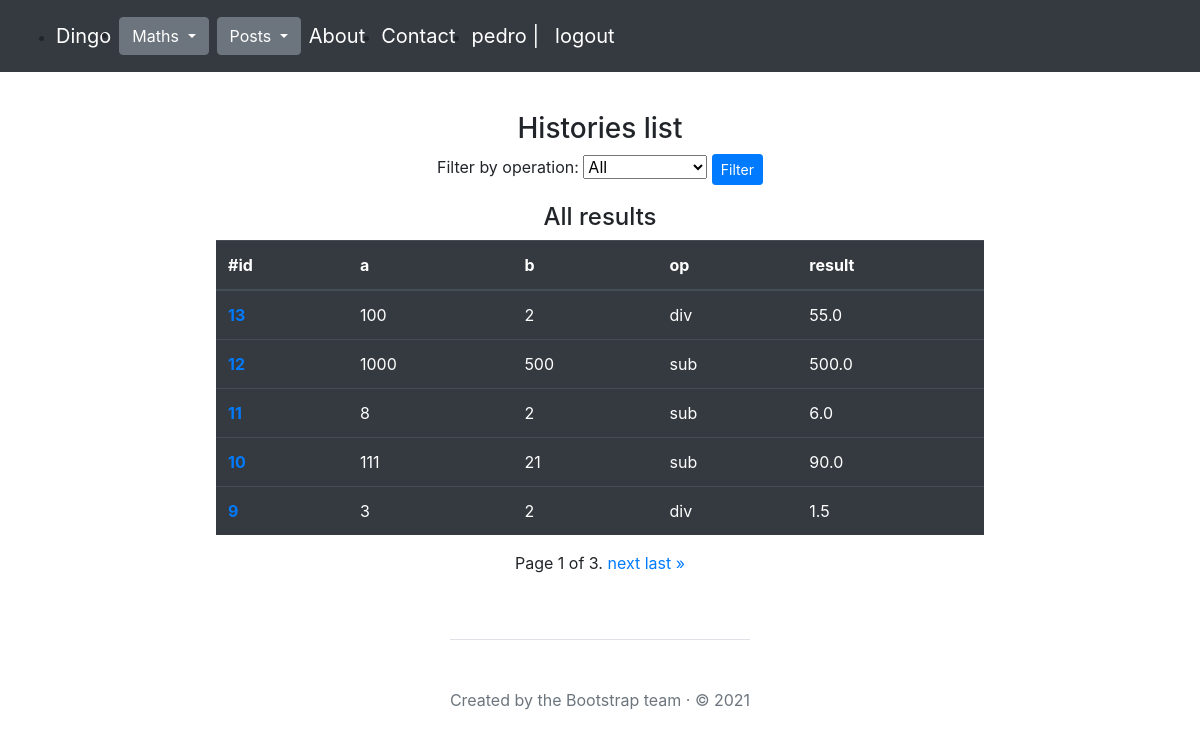
/maths/histories/ (signed in), run on the app's committed database.
### maths/models.py (models this page shows, shortened)
class Math(models.Model):
    class Meta:
        ordering = ["-id"]
    operation = models.CharField(max_length=5, choices=OPERATION_CHOICES)
    a = models.IntegerField()
    b = models.IntegerField()
    created = models.DateTimeField(auto_now_add=True)
    result = models.ForeignKey(
        'maths.Result',
        on_delete=models.CASCADE,
        null=True,
        blank=True
    )

class Result(models.Model):
    value = models.FloatField(blank=True, null=True, unique=True)
    error = models.CharField(
        max_length=255,
        null=True,
        blank=True,
        unique=True
    )
    class Meta:
        constraints = [
            models.CheckConstraint(
                name="%(app_label)s_%(class)s_value_error_together",
                check=(
                    models.Q(
                        value__isnull=False,
                        error__isnull=True,
                    )
                    | models.Q(
                        value__isnull=True,
                        error__isnull=False,
                    )
                ),
            )
        ]

### maths/views.py (the view)
# urls.py: path('histories/', maths_list, name="list"),
@login_required
def maths_list(request):
    maths = Math.objects.all()
    page_number = request.GET.get('page')
    operation_filter = request.GET.get('operation')
    if operation_filter:
        maths = Math.objects.filter(operation=operation_filter)
    paginator = Paginator(maths, 5)
    maths = paginator.get_page(page_number)
    return render(
        request=request,
        template_name="maths/list.html",
        context={"maths": maths,
                 "operation_filter": operation_filter,
                }
    )

### maths/templates/maths/list.html (shortened to what this page needs)
{% extends "main.html" %}
{% block content %}
<div class="mt-3 d-flex flex-column align-items-center justify-content-center">
<h3>Histories list</h3>
<form method="get" action="{% url 'maths:list' %}">
    <label for="operation">Filter by operation:</label>
    <select name="operation" id="operation">
        <option value="">All</option>
    </select>
    <button class="btn btn-sm btn-primary" type="submit">Filter</button>
</form>
    {% if operation_filter %}
        <h4 class="mt-3">Filtered by opetarion: {{ operation_filter }}</h4>
    {% else %}
        <h4 class="mt-3">All results</h4>
    {% endif %}
    <div class="table-responsive">
        <table class="table table-dark">
          <thead>
            <tr>
              <th scope="col">#id</th>
              <th scope="col">a</th>
              <th scope="col">b</th>
              <th scope="col">op</th>
              <th scope="col">result</th>
            </tr>
          </thead>
          <tbody>
            {% if maths %}
            {% for m in maths %}
              <tr>
                <th scope="row"><a href="{% url "maths:details" m.id %}">{{ m.id }}</a></th>
                <td>{{ m.a }}</td>
                <td>{{ m.b }}</td>
                <td>{{ m.operation }}</td>
                {% if m.result.value %}
                <td>{{ m.result.value }}</td>
                {% else %}
                <td>{{ m.result.error }}</td>
                {% endif %}
              </tr>
            {% endfor %}
            {% else %}
            No results
            {% endif %}
            </tbody>
        </table>
      </div>
    <div class="pagination">
    <span class="step-links">
        <span class="current">
            Page {{ maths.number }} of {{ maths.paginator.num_pages }}.
        </span>
        {% if maths.has_next %}
            <a href="?page={{ maths.next_page_number }}">next</a>
            <a href="?page={{ maths.paginator.num_pages }}">last »</a>
        {% endif %}
    </span>
    </div>
  </div>
{% endblock %}

### templates/main.html (shortened to what this page needs)
{% load bootstrap4 %}
<!doctype html>
<html lang="en">
<head>
    <link rel="stylesheet" href="https://stackpath.bootstrapcdn.com/bootstrap/4.5.0/css/bootstrap.min.css">
    {% load static %}
    <link rel="stylesheet" type="text/css" href="{% static 'maths/css/style.css' %}">
</head>
<body>
    <div class="col-lg-8 mx-auto p-3 py-md-5">
        <nav class="navbar navbar-expand-md navbar-dark bg-dark fixed-top py-0 d-flex flex-row justify-content-between align-items-center">
            <div class="collapse navbar-collapse d-flex flex-row align-items-end justify-content-start mt-3" id="navbarsExampleDefault">
                <ul class="d-flex flex-row align-items-center justify-content-center">
                    <li><a class="navbar-brand mr-2" href="/greetings">Dingo</a></li>
                    <li>
                        <div class="btn-group mr-2">
                            <button type="button" class="btn btn-secondary dropdown-toggle" data-toggle="dropdown" aria-haspopup="true" aria-expanded="false">
                                Maths
                            </button>
                        </div>
                    </li>
                    <li>
                        <div class="btn-group mr-2">
                            <button type="button" class="btn btn-secondary dropdown-toggle" data-toggle="dropdown" aria-haspopup="true" aria-expanded="false">
                                Posts
                            </button>
                        </div>
                    </li>
                    <li><a class="navbar-brand" href="/greetings/about">About</a></li>
                    <li><a class="navbar-brand" href="/greetings/contact">Contact</a></li>
                    <li>
                        {% if user.is_authenticated %}
                            <a class="navbar-brand">
                                {{ user.username }} | <a class="navbar-brand" href="{% url 'logout' %}">logout</a>
                            </a>
                        {% else %}
                           <a class="navbar-brand" href="{% url 'login' %}">login</a>
                        {% endif %}
                    </li>
                </ul>
            </div>
        </nav>
        <main>
            <div id="content" class="mt-5">
                {% block content %}{% endblock %}
            </div>
        </main>
        <div class="mt-3 d-flex flex-column align-items-center justify-content-center">
            <footer class="pt-5 my-5 text-muted border-top">
                Created by the Bootstrap team &middot; &copy; 2021
            </footer>
        </div>
    </div>
</body>
</html>

### data on the page
Math: id "13", a "100", b "2", operation "div", result.value "55.0"
Math: id "12", a "1000", b "500", operation "sub", result.value "500.0"
Math: id "11", a "8", b "2", operation "sub", result.value "6.0"
Math: id "10", a "111", b "21", operation "sub", result.value "90.0"
Math: id "9", a "3", b "2", operation "div", result.value "1.5"

### other printed values
{{ user.username }} "pedro"
{{ maths.number }} "1"
{{ maths.paginator.num_pages }} "3"
